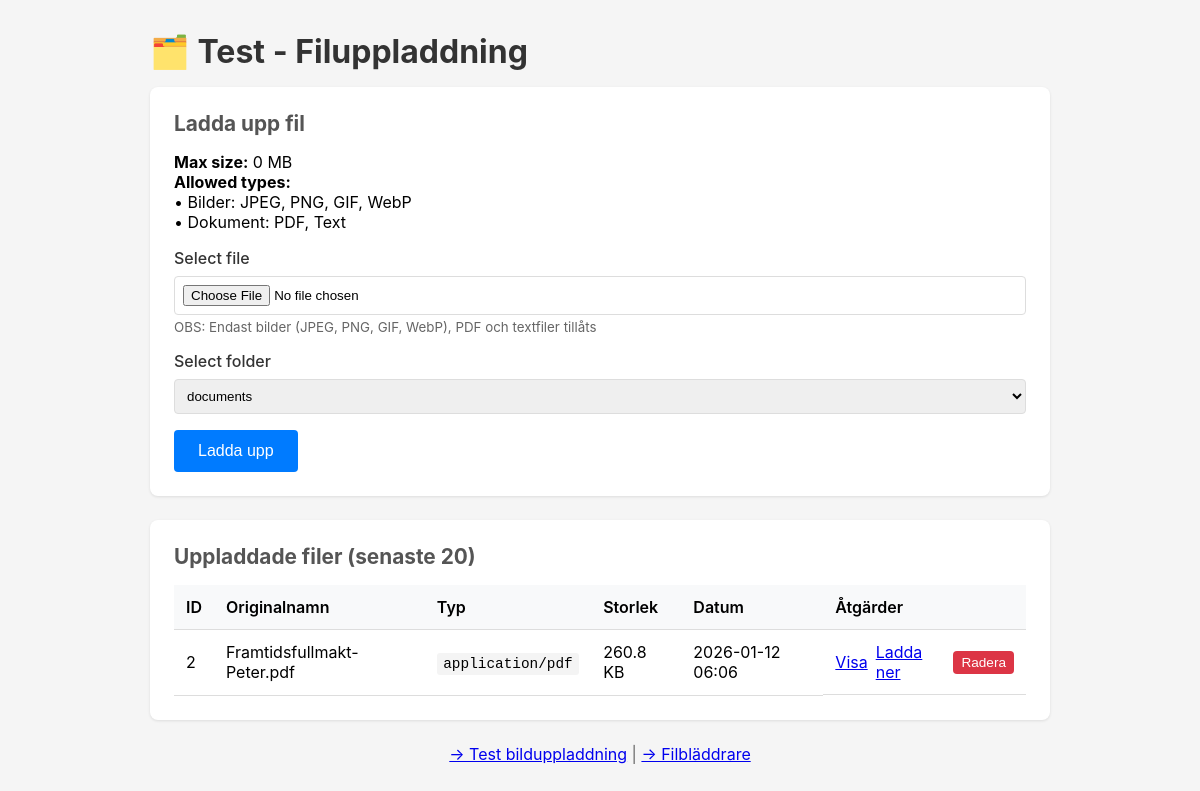
/test-file-upload.php, run on the app's committed database.
### tables this page shows
CREATE TABLE `files` (
  `id` int NOT NULL AUTO_INCREMENT,
  `original_name` varchar(255) NOT NULL,
  `stored_name` varchar(255) NOT NULL,
  `mime_type` varchar(100) NOT NULL,
  `file_size` int NOT NULL,
  `file_path` varchar(255) NOT NULL,
  `folder` varchar(100) DEFAULT NULL,
  `uploaded_by` int DEFAULT NULL,
  `parent_id` int DEFAULT NULL,
  `size_variant` varchar(20) DEFAULT NULL,
  `created_at` timestamp NULL DEFAULT CURRENT_TIMESTAMP,
  PRIMARY KEY (`id`),
  KEY `idx_uploaded_by` (`uploaded_by`),
  KEY `idx_created_at` (`created_at`),
  KEY `idx_parent_id` (`parent_id`),
  KEY `idx_folder` (`folder`)
);

### src/Language.php (called while the page is built, shortened)
<?php
function t(string $key, array $params = []): string {
    return Language::getInstance()->t($key, $params);
}
class Language
{
    private static ?Language $instance = null;
    private string $currentLang;
    private string $defaultLang = 'sv';
    private array $translations = [];
    private array $languages = [];
    private string $configPath;
    public static function getInstance(): Language
    {
        if (self::$instance === null) {
            self::$instance = new self();
        }
        return self::$instance;
    }
    private function __construct()
    {
        $this->configPath = dirname(__DIR__) . '/config/';
        $this->languages = $this->loadFile('languages.php');
        $this->translations = $this->loadFile('translations.php');
        $this->currentLang = $this->detectLanguage();
    }
    public function t(string $key, array $params = []): string
    {
        $text = $this->translations[$key][$this->currentLang]
             ?? $this->translations[$key][$this->defaultLang]
             ?? $key;
        return $text;
    }
    private function detectLanguage(): string
    {
        if (isset($_SERVER['HTTP_ACCEPT_LANGUAGE'])) {
            $browserLang = substr($_SERVER['HTTP_ACCEPT_LANGUAGE'], 0, 2);
            if (isset($this->languages[$browserLang])) {
                return $browserLang;
            }
        }
        return $this->defaultLang;
    }
    private function loadFile(string $filename): array
    {
        $path = $this->configPath . $filename;
        if (file_exists($path)) {
            return require $path;
        }
        return [];
    }
}

### config/languages.php (called while the page is built)
<?php
return [
    'sv' => [
        'name' => 'Svenska',
        'flag' => '🇸🇪',
        'locale' => 'sv_SE'
    ],
    'en' => [
        'name' => 'English',
        'flag' => '🇬🇧',
        'locale' => 'en_GB'
    ],
];

### src/Database.php (called while the page is built, shortened)
<?php
class Database
{
    private static ?Database $instance = null;
    private ?PDO $pdo = null;
    public static function getInstance(): Database
    {
        if (self::$instance === null) {
            self::$instance = new self();
        }
        return self::$instance;
    }
    private function connect(): void
    {
        try {
            $dsn = sprintf(
                'mysql:host=%s;dbname=%s;charset=%s',
                DB_HOST,
                DB_NAME,
                DB_CHARSET
            );
            $options = [
                PDO::ATTR_ERRMODE => PDO::ERRMODE_EXCEPTION,
                PDO::ATTR_DEFAULT_FETCH_MODE => PDO::FETCH_ASSOC,
                PDO::ATTR_EMULATE_PREPARES => false,
                PDO::ATTR_PERSISTENT => true
            ];
            $this->pdo = new PDO($dsn, DB_USER, DB_PASS, $options);
        } catch (PDOException $e) {
            error_log('Databasanslutning misslyckades: ' . $e->getMessage());
            throw new Exception('Kunde inte ansluta till databasen');
        }
    }
    public function fetchAll(string $sql, array $params = []): array
    {
        $stmt = $this->pdo->prepare($sql);
        $stmt->execute($params);
        return $stmt->fetchAll();
    }
}

### public_html/test-file-upload.php (the view, shortened to what this page needs)
<?php
$allFiles = Database::getInstance()->fetchAll('SELECT * FROM files ORDER BY created_at DESC LIMIT 20');
$appConfig = require __DIR__ . '/../config/app.php';
$maxSize = $appConfig['upload']['max_file_size'];
?>
<!DOCTYPE html>
<html lang="sv">
<head>
</head>
<body>
    <div class="container">
        <h1>🗂️ Test - Filuppladdning</h1>
        <div class="card">
            <h2>Ladda upp fil</h2>
            <p style="margin-bottom: 1rem;">
                <strong><?= t('upload.max_size') ?>:</strong> <?= round($maxSize / 1024 / 1024, 1) ?> MB<br>
                <strong><?= t('upload.allowed_types') ?>:</strong><br>
                • Bilder: JPEG, PNG, GIF, WebP<br>
                • Dokument: PDF, Text
            </p>
            <form method="POST" enctype="multipart/form-data">
                <div class="form-group">
                    <label><?= t('upload.select_file') ?></label>
                    <input type="file" name="file" accept=".jpg,.jpeg,.png,.gif,.webp,.pdf,.txt" required>
                    <small style="color: #666; display: block; margin-top: 0.25rem;">
                        OBS: Endast bilder (JPEG, PNG, GIF, WebP), PDF och textfiler tillåts
                    </small>
                </div>
                <div class="form-group">
                    <label><?= t('upload.select_folder') ?></label>
                    <select name="folder">
                        <option value="documents">documents</option>
                    </select>
                </div>
                <button type="submit">Ladda upp</button>
            </form>
        </div>
        <div class="card">
            <h2>Uppladdade filer (senaste 20)</h2>
            <?php if (empty($allFiles)): ?>
                <p style="color: #999;">Inga filer uppladdade än.</p>
            <?php else: ?>
                <table>
                    <thead>
                        <tr>
                            <th>ID</th>
                            <th>Originalnamn</th>
                            <th>Typ</th>
                            <th>Storlek</th>
                            <th>Datum</th>
                            <th>Åtgärder</th>
                        </tr>
                    </thead>
                    <tbody>
                        <?php foreach ($allFiles as $file): ?>
                            <tr>
                                <td><?= $file['id'] ?></td>
                                <td><?= htmlspecialchars($file['original_name']) ?></td>
                                <td><code><?= htmlspecialchars($file['mime_type']) ?></code></td>
                                <td><?= round($file['file_size'] / 1024, 1) ?> KB</td>
                                <td><?= date('Y-m-d H:i', strtotime($file['created_at'])) ?></td>
                                <td class="actions">
                                    <a href="serve.php?id=<?= $file['id'] ?>" target="_blank">Visa</a>
                                    <a href="serve.php?id=<?= $file['id'] ?>&download=1">Ladda ner</a>
                                    <form method="POST" style="display: inline;" onsubmit="return confirm('<?= t('upload.delete_confirm') ?>');">
                                        <button type="submit" class="danger" style="padding: 0.25rem 0.5rem; font-size: 0.85rem;">Radera</button>
                                    </form>
                                </td>
                            </tr>
                        <?php endforeach; ?>
                    </tbody>
                </table>
            <?php endif; ?>
        </div>
        <p style="text-align: center; color: #666;">
            <a href="test-image-upload.php">→ Test bilduppladdning</a> |
            <a href="test-file-browser.php">→ Filbläddrare</a>
        </p>
    </div>
</body>
</html>

### public_html/test-file-upload.php (style rules this page uses)
* { margin: 0; padding: 0; box-sizing: border-box; }
body { font-family: -apple-system, BlinkMacSystemFont, "Segoe UI", sans-serif; padding: 2rem; background: #f5f5f5; }
.container { max-width: 900px; margin: 0 auto; }
.card { background: white; border-radius: 8px; padding: 1.5rem; margin-bottom: 1.5rem; box-shadow: 0 1px 3px rgba(0,0,0,0.1); }
h1 { margin-bottom: 1rem; color: #333; }
h2 { margin-bottom: 1rem; color: #555; font-size: 1.3rem; }
.form-group { margin-bottom: 1rem; }
label { display: block; margin-bottom: 0.5rem; font-weight: 500; color: #333; }
input[type="file"], select { display: block; width: 100%; padding: 0.5rem; border: 1px solid #ddd; border-radius: 4px; }
button { background: #007bff; color: white; border: none; padding: 0.75rem 1.5rem; border-radius: 4px; cursor: pointer; font-size: 1rem; }
button.danger { background: #dc3545; }
table { width: 100%; border-collapse: collapse; }
th, td { padding: 0.75rem; text-align: left; border-bottom: 1px solid #ddd; }
th { background: #f8f9fa; font-weight: 600; }
.actions { display: flex; gap: 0.5rem; align-items: center; }
code { background: #f4f4f4; padding: 0.2rem 0.4rem; border-radius: 3px; font-size: 0.9rem; }

### data on the page
files: id "2", original_name "Framtidsfullmakt-Peter.pdf", mime_type "application/pdf", $file['file_size']/1024 "260.8", created_at "2026-01-12 06:06"

### other printed values
t('upload.max_size') "Max size"
$maxSize / 1024 / 1024 "0"
t('upload.allowed_types') "Allowed types"
t('upload.select_file') "Select file"
t('upload.select_folder') "Select folder"
